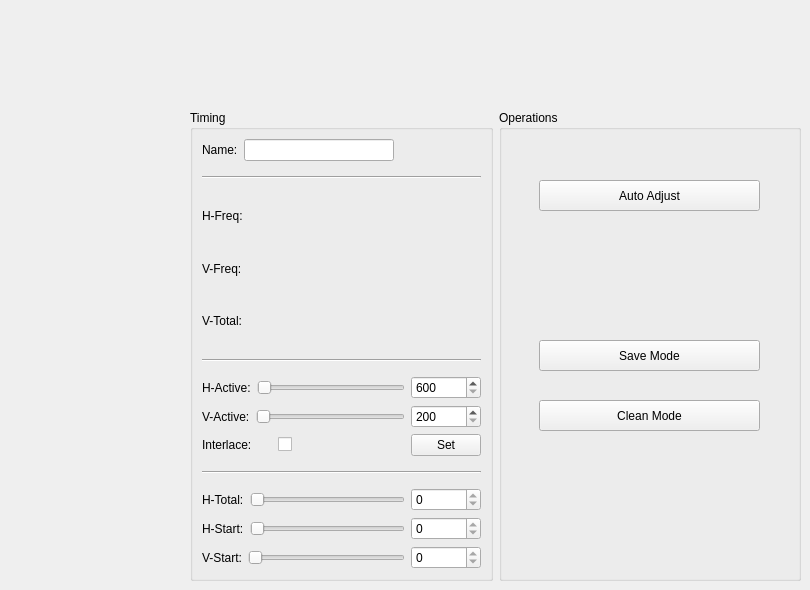
     <widget class="QWidget" name="tab_6">
      <attribute name="title">
       <string>Analog-Video-Debug</string>
      </attribute>
      <widget class="QWidget" name="layoutWidget">
       <property name="geometry">
        <rect>
         <x>190</x>
         <y>110</y>
         <width>611</width>
         <height>471</height>
        </rect>
       </property>
       <layout class="QHBoxLayout" name="horizontalLayout_23" stretch="1,1">
        <item>
         <widget class="QGroupBox" name="groupBox_13">
          <property name="title">
           <string>Timing</string>
          </property>
          <layout class="QGridLayout" name="gridLayout_22">
           <item row="0" column="0">
            <widget class="QLabel" name="label_22">
             <property name="text">
              <string>Name:</string>
             </property>
            </widget>
           </item>
           <item row="0" column="1">
            <widget class="QLineEdit" name="NameEdit">
             <property name="minimumSize">
              <size>
               <width>150</width>
               <height>0</height>
              </size>
             </property>
             <property name="focusPolicy">
              <enum>Qt::StrongFocus</enum>
             </property>
            </widget>
           </item>
           <item row="0" column="2">
            <spacer name="horizontalSpacer_74">
             <property name="orientation">
              <enum>Qt::Horizontal</enum>
             </property>
             <property name="sizeHint" stdset="0">
              <size>
               <width>117</width>
               <height>20</height>
              </size>
             </property>
            </spacer>
           </item>
           <item row="1" column="0" colspan="3">
            <widget class="Line" name="line">
             <property name="minimumSize">
              <size>
               <width>0</width>
               <height>20</height>
              </size>
             </property>
             <property name="orientation">
              <enum>Qt::Horizontal</enum>
             </property>
            </widget>
           </item>
           <item row="5" column="0" colspan="3">
            <widget class="Line" name="line_2">
             <property name="minimumSize">
              <size>
               <width>0</width>
               <height>20</height>
              </size>
             </property>
             <property name="orientation">
              <enum>Qt::Horizontal</enum>
             </property>
            </widget>
           </item>
           <item row="6" column="0" colspan="3">
            <layout class="QHBoxLayout" name="horizontalLayout_17">
             <item>
              <widget class="QLabel" name="label_23">
               <property name="text">
                <string>H-Active:</string>
               </property>
              </widget>
             </item>
             <item>
              <widget class="QSlider" name="HActiveSlider">
               <property name="focusPolicy">
                <enum>Qt::NoFocus</enum>
               </property>
               <property name="minimum">
                <number>600</number>
               </property>
               <property name="maximum">
                <number>1920</number>
               </property>
               <property name="singleStep">
                <number>0</number>
               </property>
               <property name="pageStep">
                <number>0</number>
               </property>
               <property name="orientation">
                <enum>Qt::Horizontal</enum>
               </property>
              </widget>
             </item>
             <item>
              <widget class="QSpinBox" name="HActivespinBox">
               <property name="minimumSize">
                <size>
                 <width>70</width>
                 <height>0</height>
                </size>
               </property>
               <property name="maximumSize">
                <size>
                 <width>70</width>
                 <height>16777215</height>
                </size>
               </property>
               <property name="minimum">
                <number>600</number>
               </property>
               <property name="maximum">
                <number>1920</number>
               </property>
              </widget>
             </item>
            </layout>
           </item>
           <item row="7" column="0" colspan="3">
            <layout class="QHBoxLayout" name="horizontalLayout_18">
             <item>
              <widget class="QLabel" name="label_24">
               <property name="text">
                <string>V-Active:</string>
               </property>
              </widget>
             </item>
             <item>
              <widget class="QSlider" name="VActiveSlider">
               <property name="focusPolicy">
                <enum>Qt::NoFocus</enum>
               </property>
               <property name="minimum">
                <number>200</number>
               </property>
               <property name="maximum">
                <number>1200</number>
               </property>
               <property name="singleStep">
                <number>0</number>
               </property>
               <property name="pageStep">
                <number>0</number>
               </property>
               <property name="orientation">
                <enum>Qt::Horizontal</enum>
               </property>
              </widget>
             </item>
             <item>
              <widget class="QSpinBox" name="VActivespinBox">
               <property name="minimumSize">
                <size>
                 <width>70</width>
                 <height>0</height>
                </size>
               </property>
               <property name="maximumSize">
                <size>
                 <width>70</width>
                 <height>16777215</height>
                </size>
               </property>
               <property name="minimum">
                <number>200</number>
               </property>
               <property name="maximum">
                <number>1200</number>
               </property>
              </widget>
             </item>
            </layout>
           </item>
           <item row="8" column="0" colspan="3">
            <layout class="QHBoxLayout" name="horizontalLayout_22">
             <item>
              <widget class="QLabel" name="label_25">
               <property name="maximumSize">
                <size>
                 <width>70</width>
                 <height>16777215</height>
                </size>
               </property>
               <property name="text">
                <string>Interlace:</string>
               </property>
              </widget>
             </item>
             <item>
              <widget class="QCheckBox" name="InterlacecheckBox">
               <property name="focusPolicy">
                <enum>Qt::NoFocus</enum>
               </property>
               <property name="text">
                <string/>
               </property>
              </widget>
             </item>
             <item>
              <widget class="QPushButton" name="SetButton">
               <property name="maximumSize">
                <size>
                 <width>70</width>
                 <height>16777215</height>
                </size>
               </property>
               <property name="focusPolicy">
                <enum>Qt::NoFocus</enum>
               </property>
               <property name="text">
                <string>Set</string>
               </property>
              </widget>
             </item>
            </layout>
           </item>
           <item row="9" column="0" colspan="3">
            <widget class="Line" name="line_3">
             <property name="minimumSize">
              <size>
               <width>0</width>
               <height>20</height>
              </size>
             </property>
             <property name="orientation">
              <enum>Qt::Horizontal</enum>
             </property>
            </widget>
           </item>
           <item row="10" column="0" colspan="3">
            <layout class="QHBoxLayout" name="horizontalLayout_19">
             <item>
              <widget class="QLabel" name="label_26">
               <property name="text">
                <string>H-Total:</string>
               </property>
              </widget>
             </item>
             <item>
              <widget class="QSlider" name="HTotalSlider">
               <property name="focusPolicy">
                <enum>Qt::NoFocus</enum>
               </property>
               <property name="minimum">
                <number>0</number>
               </property>
               <property name="maximum">
                <number>0</number>
               </property>
               <property name="singleStep">
                <number>0</number>
               </property>
               <property name="pageStep">
                <number>0</number>
               </property>
               <property name="orientation">
                <enum>Qt::Horizontal</enum>
               </property>
              </widget>
             </item>
             <item>
              <widget class="QSpinBox" name="HTotalspinBox">
               <property name="minimumSize">
                <size>
                 <width>70</width>
                 <height>0</height>
                </size>
               </property>
               <property name="maximumSize">
                <size>
                 <width>70</width>
                 <height>16777215</height>
                </size>
               </property>
               <property name="minimum">
                <number>0</number>
               </property>
               <property name="maximum">
                <number>0</number>
               </property>
              </widget>
             </item>
            </layout>
           </item>
           <item row="11" column="0" colspan="3">
            <layout class="QHBoxLayout" name="horizontalLayout_20">
             <item>
              <widget class="QLabel" name="label_27">
               <property name="text">
                <string>H-Start:</string>
               </property>
              </widget>
             </item>
             <item>
              <widget class="QSlider" name="HStartSlider">
               <property name="focusPolicy">
                <enum>Qt::NoFocus</enum>
               </property>
               <property name="maximum">
                <number>0</number>
               </property>
               <property name="singleStep">
                <number>0</number>
               </property>
               <property name="pageStep">
                <number>0</number>
               </property>
               <property name="orientation">
                <enum>Qt::Horizontal</enum>
               </property>
              </widget>
             </item>
             <item>
              <widget class="QSpinBox" name="HStartspinBox">
               <property name="minimumSize">
                <size>
                 <width>70</width>
                 <height>0</height>
                </size>
               </property>
               <property name="maximumSize">
                <size>
                 <width>70</width>
                 <height>16777215</height>
                </size>
               </property>
               <property name="maximum">
                <number>0</number>
               </property>
              </widget>
             </item>
            </layout>
           </item>
           <item row="12" column="0" colspan="3">
            <layout class="QHBoxLayout" name="horizontalLayout_21">
             <item>
              <widget class="QLabel" name="label_28">
               <property name="text">
                <string>V-Start:</string>
               </property>
              </widget>
             </item>
             <item>
              <widget class="QSlider" name="VStartSlider">
               <property name="focusPolicy">
                <enum>Qt::NoFocus</enum>
               </property>
               <property name="maximum">
                <number>0</number>
               </property>
               <property name="singleStep">
                <number>0</number>
               </property>
               <property name="pageStep">
                <number>0</number>
               </property>
               <property name="orientation">
                <enum>Qt::Horizontal</enum>
               </property>
              </widget>
             </item>
             <item>
              <widget class="QSpinBox" name="VStartspinBox">
               <property name="minimumSize">
                <size>
                 <width>70</width>
                 <height>0</height>
                </size>
               </property>
               <property name="maximumSize">
                <size>
                 <width>70</width>
                 <height>16777215</height>
                </size>
               </property>
               <property name="maximum">
                <number>0</number>
               </property>
              </widget>
             </item>
            </layout>
           </item>
           <item row="2" column="0" colspan="3">
            <widget class="QLabel" name="labelHFreq">
             <property name="text">
              <string>H-Freq:</string>
             </property>
            </widget>
           </item>
           <item row="3" column="0" colspan="3">
            <widget class="QLabel" name="labelVFreq">
             <property name="text">
              <string>V-Freq:</string>
             </property>
            </widget>
           </item>
           <item row="4" column="0" colspan="3">
            <widget class="QLabel" name="labelVTotal">
             <property name="text">
              <string>V-Total:</string>
             </property>
            </widget>
           </item>
          </layout>
         </widget>
        </item>
        <item>
         <widget class="QGroupBox" name="groupBox_14">
          <property name="title">
           <string>Operations</string>
          </property>
          <widget class="QPushButton" name="AutoAdjustButton">
           <property name="geometry">
            <rect>
             <x>40</x>
             <y>70</y>
             <width>221</width>
             <height>31</height>
            </rect>
           </property>
           <property name="focusPolicy">
            <enum>Qt::NoFocus</enum>
           </property>
           <property name="text">
            <string>Auto Adjust</string>
           </property>
          </widget>
          <widget class="QLabel" name="label_29">
           <property name="geometry">
            <rect>
             <x>20</x>
             <y>140</y>
             <width>271</width>
             <height>31</height>
            </rect>
           </property>
           <property name="minimumSize">
            <size>
             <width>0</width>
             <height>30</height>
            </size>
           </property>
           <property name="text">
            <string/>
           </property>
          </widget>
          <widget class="QPushButton" name="SaveButton">
           <property name="geometry">
            <rect>
             <x>40</x>
             <y>230</y>
             <width>221</width>
             <height>31</height>
            </rect>
           </property>
           <property name="focusPolicy">
            <enum>Qt::NoFocus</enum>
           </property>
           <property name="text">
            <string>Save Mode</string>
           </property>
          </widget>
          <widget class="QPushButton" name="CleanButton">
           <property name="geometry">
            <rect>
             <x>40</x>
             <y>290</y>
             <width>221</width>
             <height>31</height>
            </rect>
           </property>
           <property name="focusPolicy">
            <enum>Qt::NoFocus</enum>
           </property>
           <property name="text">
            <string>Clean Mode</string>
           </property>
          </widget>
         </widget>
        </item>
       </layout>
      </widget>
     </widget>
